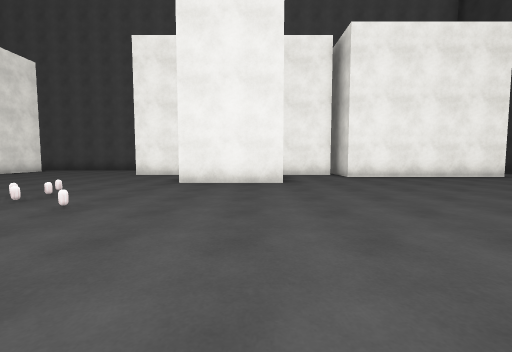
view 1 (above)

16 first-person views from a walk through a scene from a Unity 3-D project. The camera is 1.2 m above the floor, tilts 4° down and sees 90° across. The floor is counted in squares, 2 m on a side. Each view is taken from the middle of a square. On the plan, view 1 faces up. The plan holds only what a view shows up to about 9 squares ahead; the rest is blank. The place goes on beyond the plan. Surface patterns are stand-ins for the level's own textures.

view 2
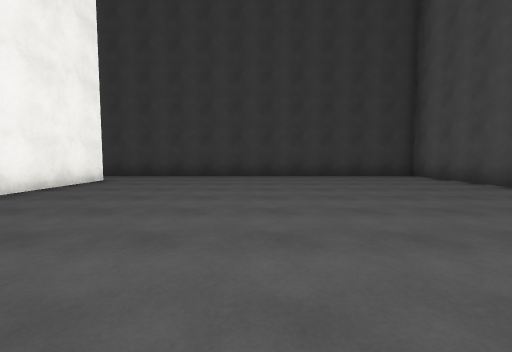

view 3
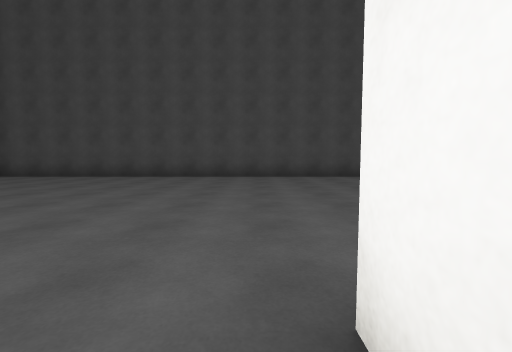

view 4
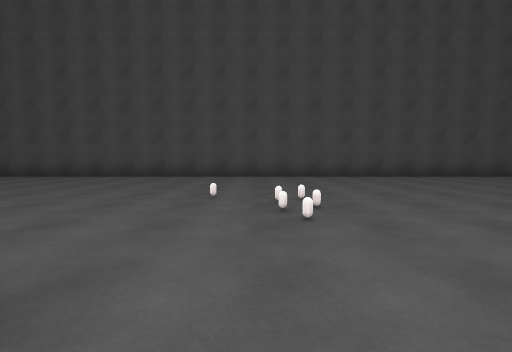

view 5
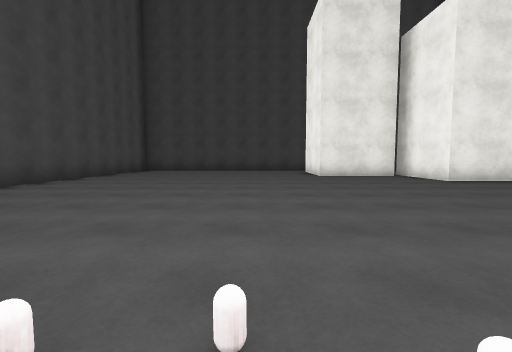

view 6
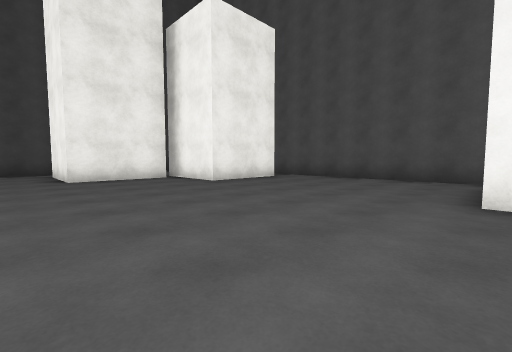

view 7
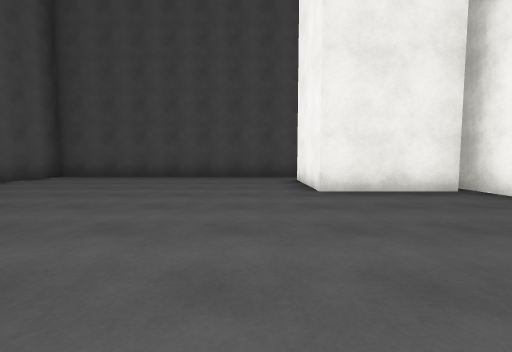

view 8
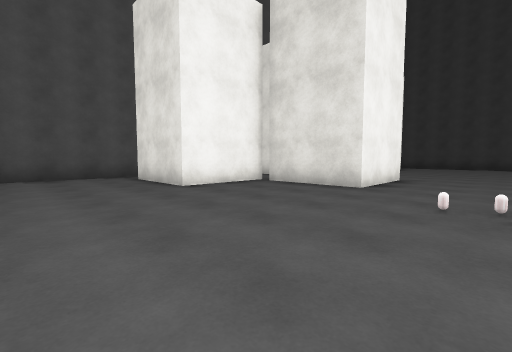

view 9
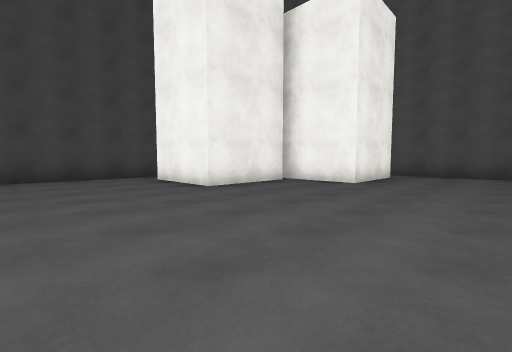

view 10
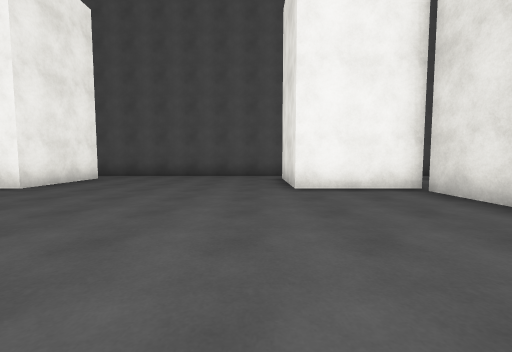

view 11
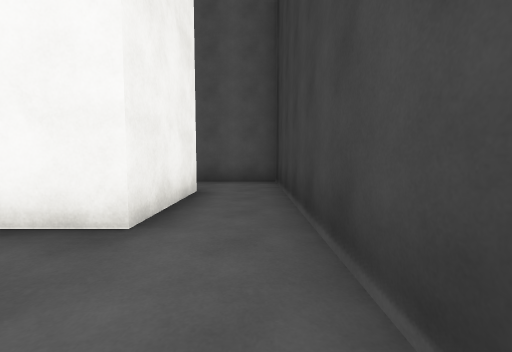

view 12
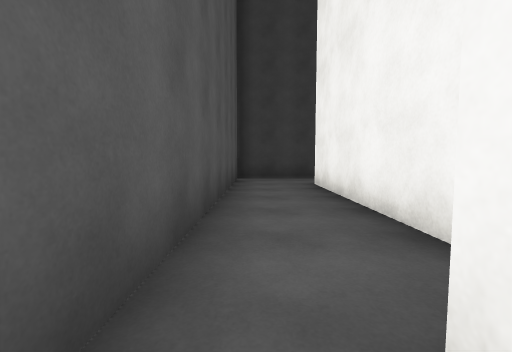

view 13
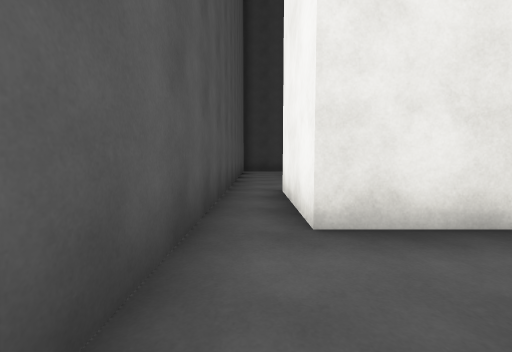

view 14
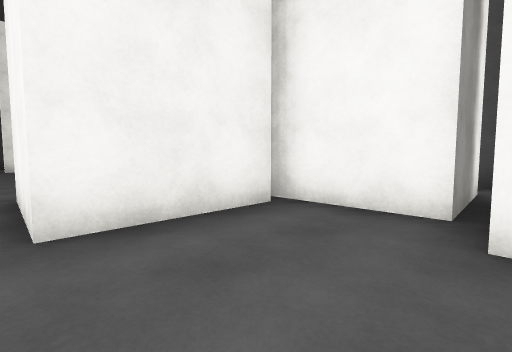

view 15
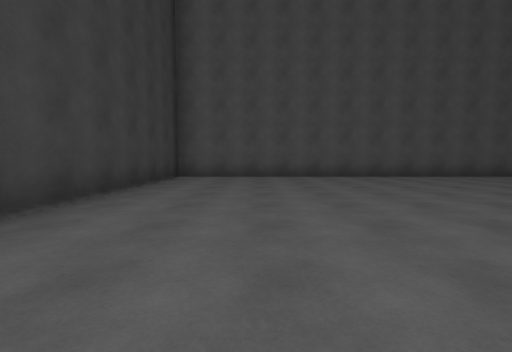

view 16
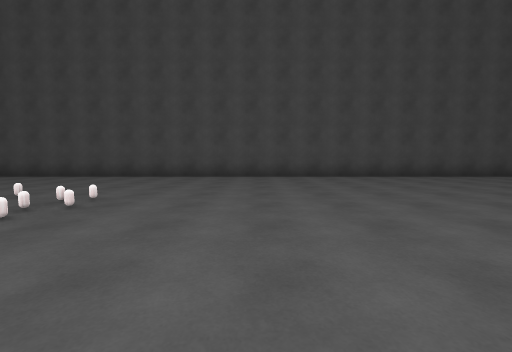

### Floor plan
Points are (right, up) in squares from view 1. A wall is a line through its corners. A room is listed if a view was taken in it or the views show most of it. See-through windows are left out.
Room 1 (views 1, 2, 3, 4, 5, 6, 7, 8, 9, 10, 11, 13, 14, 15, 16)
walls: (-1.6, 9) (-4.2, 9) (-4.2, 11.5); (0.7, 8.8) (0.7, 6.1) (-1.8, 6.1) (-1.8, 8.8); (2.6, 9) (0.2, 9); (-3.8, 12.5) (-9.4, 12.5); (-11.6, 8.8) (-11.6, 6.1) (-14.1, 6.1); (-9.6, 11.6) (-9.6, 9) (-12.2, 9); (7.9, 8.1) (2.9, 8.1) (2.9, 9.1); (-15.1, 0.1) (-15.1, -1.2) (9.5, -1.2); (9.6, -1.5) (9.6, 8.4)
ways out: opening at (-1, 12) to room 2; opening at (9, 9.5) to room 3; opening at (-10, 12)
Room 2 (view 12)
walls: (0.1, 9.8) (0.1, 11.5) (2.6, 11.5); (2.4, 12.5) (-1.5, 12.5)
ways out: opening at (-1, 12) to room 1; opening at (2, 12) to room 3
Room 3 (no view inside)
walls: (3.6, 10.6) (7.9, 10.6) (7.9, 8.1); (2.6, 11.5) (2.6, 9); (9.6, 12.5) (2.4, 12.5); (9.6, 8.4) (9.6, 13.1)
ways out: opening at (9, 9.5) to room 1; opening at (2, 12) to room 2

Where each view was taken, in squares from view 1:
view 1: 0 up, 0 right, facing up
view 2: 4 up, 1 right, facing right
view 3: 7 up, 1 right, facing down
view 4: 7 up, 3 left, facing down
view 5: 4 up, 3 left, facing left
view 6: 5 up, 4 left, facing up-left
view 7: 5 up, 7 left, facing left
view 8: 4 up, 7 left, facing up-right
view 9: 3 up, 7 left, facing up-left
view 10: 4 up, 5 left, facing up
view 11: 6 up, 9 right, facing up
view 12: 12 up, 2 right, facing right
view 13: 12 up, 2 left, facing right
view 14: 6 up, 3 right, facing up-left
view 15: 7 up, 7 right, facing down
view 16: 7 up, 6 left, facing down
